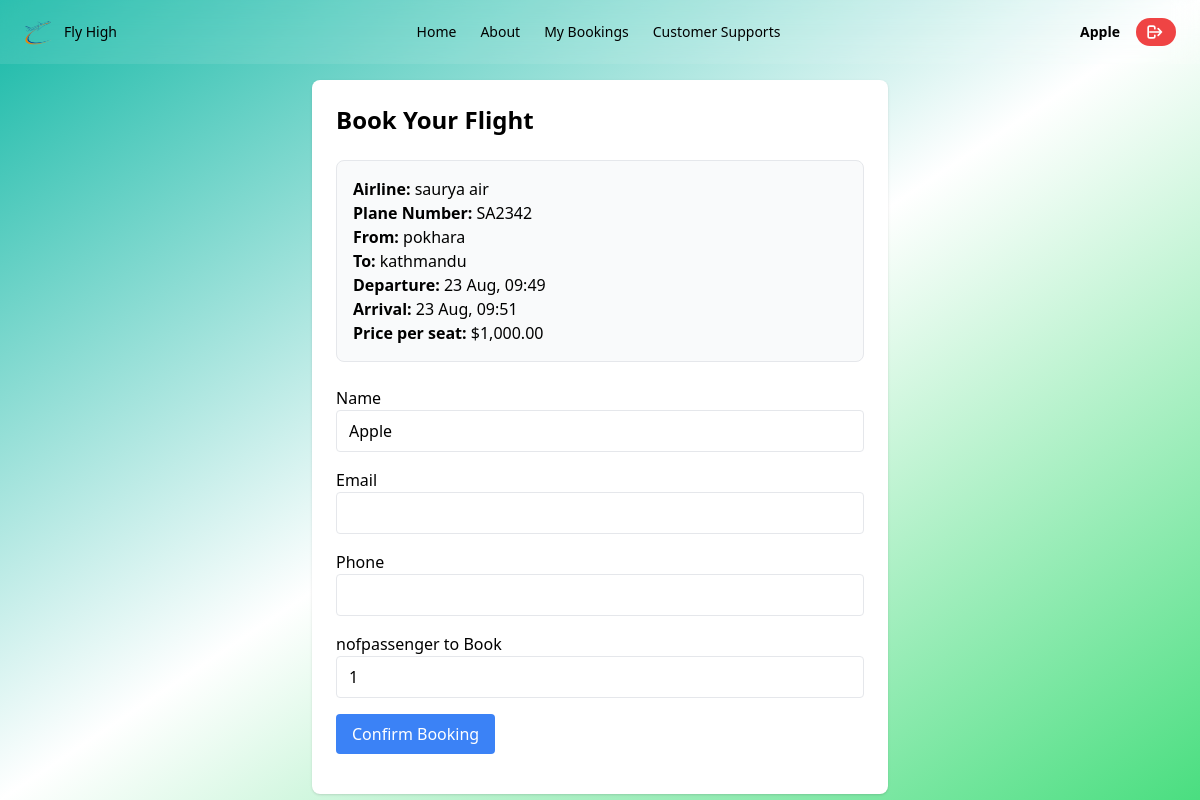
/client/pages/booking.php?flight_id=25 (signed in), run on the app's committed database.
### tables this page shows
CREATE TABLE `flights` (
  `flight_id` int(11) NOT NULL,
  `airline_id` int(11) NOT NULL,
  `plane_id` int(11) NOT NULL,
  `origin` varchar(100) NOT NULL,
  `destination` varchar(100) NOT NULL,
  `departure_time` datetime NOT NULL,
  `arrival_time` datetime NOT NULL,
  `total_seats` int(11) NOT NULL,
  `price` int(11) NOT NULL,
  `booked_seats` int(11) NOT NULL DEFAULT 0
);

CREATE TABLE `airlines` (
  `airline_id` int(11) NOT NULL,
  `airline_name` varchar(100) NOT NULL,
  `added_by` int(11) NOT NULL
);

CREATE TABLE `planes` (
  `plane_id` int(11) NOT NULL,
  `airline_id` int(11) NOT NULL,
  `plane_number` varchar(20) NOT NULL,
  `capacity` int(11) NOT NULL,
  `added_by` int(11) NOT NULL
);

### client/pages/booking.php (the view, shortened to what this page needs)
<?php
require_once '../../db.php';
include '../components/navbar.php';
$username = $_SESSION['username'];
$flight_id = intval($_GET['flight_id']);
$selectednofpassenger = isset($_GET['nofpassenger']) ? intval($_GET['nofpassenger']) : 1;
$stmt = $conn->prepare("SELECT f.*, a.airline_name, p.plane_number
                        FROM flights f
                        JOIN airlines a ON f.airline_id = a.airline_id
                        JOIN planes p ON f.plane_id = p.plane_id
                        WHERE f.flight_id = ?");
$stmt->bind_param("i", $flight_id);
$stmt->execute();
$result = $stmt->get_result();
$flight = $result->fetch_assoc();
$bookingSuccess = false;
?>
<!DOCTYPE html>
<html lang="en">
<head>
    <script src="https://cdn.tailwindcss.com"></script>
</head>
<body class="bg-gradient-to-br from-teal-500 via-white/5 to-green-400 ">
    <div class="max-w-xl mx-auto bg-white shadow rounded-lg p-6 mt-20">
        <h1 class="text-2xl font-bold mb-6">Book Your Flight</h1>
        <div class="mb-6 p-4 border rounded-lg bg-gray-50">
            <p><strong>Airline:</strong> <?= htmlspecialchars($flight['airline_name']) ?></p>
            <p><strong>Plane Number:</strong> <?= htmlspecialchars(strtoupper($flight['plane_number'])) ?></p>
            <p><strong>From:</strong> <?= htmlspecialchars($flight['origin']) ?></p>
            <p><strong>To:</strong> <?= htmlspecialchars($flight['destination']) ?></p>
            <p><strong>Departure:</strong> <?= date('j M, H:i', strtotime($flight['departure_time'])) ?></p>
            <p><strong>Arrival:</strong> <?= date('j M, H:i', strtotime($flight['arrival_time'])) ?></p>
            <p><strong>Price per seat:</strong> $<?= number_format($flight['price'], 2) ?></p>
        </div>
        <?php if (!$bookingSuccess): ?>
            <form method="post" class="space-y-4">
                <div>
                    <label class="block font-medium">Name</label>
                    <input type="text" name="passenger_name" required readonly class="w-full border rounded px-3 py-2"
                        value="<?= htmlspecialchars($username) ?>">
                </div>
                <div>
                    <label class="block font-medium">Email</label>
                    <input type="email" name="passenger_email" required class="w-full border rounded px-3 py-2">
                </div>
                <div>
                    <label class="block font-medium">Phone</label>
                    <input type="tel" name="passenger_phone" required pattern="[0-9]{10}" maxlength="10"
                        oninput="this.value = this.value.replace(/[^0-9]/g, '')" class="w-full border rounded px-3 py-2"
                        title="Phone number must be exactly 10 digits">
                </div>
                <div>
                    <label class="block font-medium">nofpassenger to Book</label>
                    <input type="number" name="nofpassenger_booked" min="1" value="<?= $selectednofpassenger ?>" required
                        class="w-full border rounded px-3 py-2">
                </div>
                <button type="submit" class="bg-blue-500 text-white px-4 py-2 rounded">Confirm Booking</button>
            </form>
        <?php endif; ?>
    </div>
</body>
</html>

### data on the page
flights: airline.airline_name "saurya air", plane.plane_number "SA2342", origin "pokhara", destination "kathmandu", departure_time "23 Aug, 09:49", arrival_time "23 Aug, 09:51", price "1,000.00"

### other printed values
$_SESSION['username'] "Apple"
